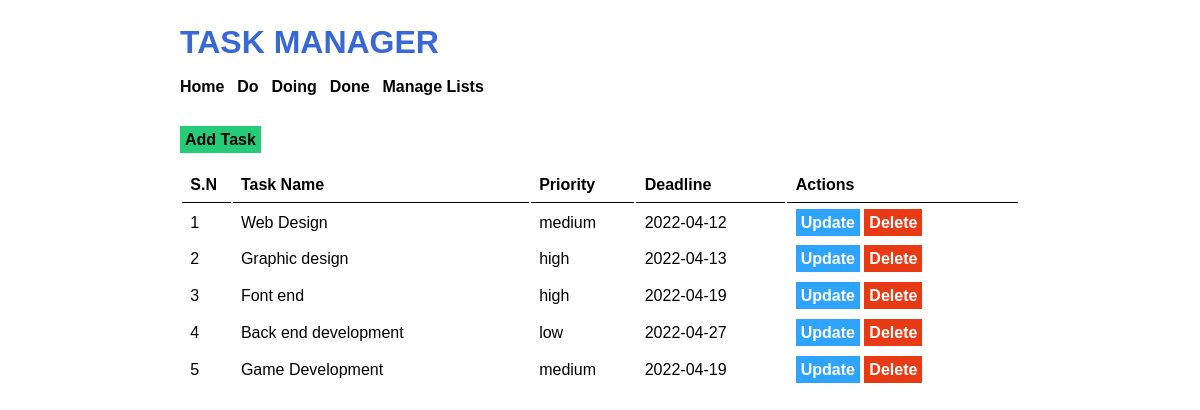
The page / on the database its author committed.
### tables this page shows
CREATE TABLE `tbl_lists` (
  `list_id` int(10) UNSIGNED NOT NULL,
  `list_name` varchar(50) NOT NULL,
  `list_description` varchar(150) DEFAULT NULL
);

CREATE TABLE `tbl_tasks` (
  `task_id` int(10) UNSIGNED NOT NULL,
  `task_name` varchar(150) NOT NULL,
  `task_description` text NOT NULL,
  `list_id` int(11) NOT NULL,
  `priority` varchar(10) NOT NULL,
  `deadline` date NOT NULL
);

### index.php (the view, shortened to what this page needs)
<!DOCTYPE html>
<html lang="en">
<head>
    <link rel="stylesheet" href="<?php echo SITEURL; ?>css/style.css">
</head>
<body>
<div class="wrapper">
    <h1>Task Manager</h1>
<div class="menu">
    <a href="<?php echo SITEURL; ?>">Home</a>
    <?php
            $conn2 = mysqli_connect(LOCALHOST, DB_USERNAME, DB_PASSWORD) or die (mysqli_error());
            $sql2 = "SELECT * FROM tbl_lists";
            $res2 = mysqli_query($conn2, $sql2);
            if($res2 == true)
            {
                while($row2 = mysqli_fetch_assoc($res2))
                {
                    $list_id = $row2['list_id'];
                    $list_name = $row2['list_name'];
                    ?>
                        <a href="<?php echo SITEURL; ?>list_task.php?list_id=<?php echo $list_id; ?>"><?php echo $list_name; ?> </a>
                    <?php
                }
            }
    ?>
    <a href="<?php echo SITEURL;?>manage_list.php">Manage Lists</a>
</div>
 <br>
<div class="all-tasks">
    <a class="btn-primary" href="<?php SITEURL; ?>add_task.php">Add Task</a>
    <table class="tbl-full">
        <tr>
            <th>S.N</th>
            <th>Task Name</th>
            <th>Priority</th>
            <th>Deadline</th>
            <th>Actions</th>
        </tr>
        <?php
            $conn = mysqli_connect(LOCALHOST, DB_USERNAME, DB_PASSWORD) or die (mysqli_error());
            $sql = "SELECT * FROM tbl_tasks";
            $res = mysqli_query($conn, $sql);
            if($res == true)
            {
                $count_rows = mysqli_num_rows($res);
                $sn = 1;
                if($count_rows>0)
                {
                    while($row = mysqli_fetch_assoc($res))
                    {
                        $task_id = $row['task_id'];
                        $task_name = $row['task_name'];
                        $priority = $row['priority'];
                        $deadline = $row['deadline'];
                        ?>
                            <tr>
                                <td><?php echo $sn++; ?> </td>
                                <td><?php echo $task_name; ?> </td>
                                <td><?php echo $priority; ?> </td>
                                <td><?php echo $deadline; ?> </td>
                                <td>
                                    <a class="btn-update" href="<?php echo SITEURL; ?>update_task.php?update_task_id=<?php echo $task_id; ?>">Update</a>
                                    <a class="btn-delete" href="<?php echo SITEURL; ?>delete_task.php?task_id=<?php echo $task_id; ?>">Delete</a>
                                 </td>
                            </tr>
                        <?php
                    }
                }
                else
                {
                    ?>
                        <tr>
                            <td colspan="5">No Task Added Yet.</td>
                        </tr>
                    <?php
                }
            }
        ?>
    </table>
</div>
</div>
</body>
</html>

### css/style.css (style rules this page uses)
* { margin: 0; padding: 0; font-family: Verdana, Geneva, Tahoma, sans-serif; }
.wrapper { width: 70%; margin: 0 auto; padding: 2%; }
h1 { color: #3867d6; text-transform: uppercase; margin-bottom: 2%; }
.menu { margin-bottom: 2%; }
.menu a { font-weight: bold; margin-right: 1%; color: black; text-decoration: none; }
.btn-primary { background-color: #26CB77; padding: 5px; font-weight: bold; text-decoration: none; color: black; }
.btn-update { background-color: #2FA4FF; padding: 5px; font-weight: bold; text-decoration: none; color: white; }
.btn-delete { background-color: #E83A14; padding: 5px; font-weight: bold; text-decoration: none; color: white; }
.tbl-full { width: 100%; }
table tr th { text-align: left; border-bottom: 1px solid black; padding: 1%; padding-top: 3%; }
table tr td { padding: 1%; }

### rows shown on the page
tbl_lists: list_name "Do"
tbl_lists: list_name "Doing"
tbl_lists: list_name "Done"
tbl_tasks: task_name "Web Design", priority "medium", deadline "2022-04-12"
tbl_tasks: task_name "Graphic design", priority "high", deadline "2022-04-13"
tbl_tasks: task_name "Font end", priority "high", deadline "2022-04-19"
tbl_tasks: task_name "Back end development", priority "low", deadline "2022-04-27"
tbl_tasks: task_name "Game Development", priority "medium", deadline "2022-04-19"
